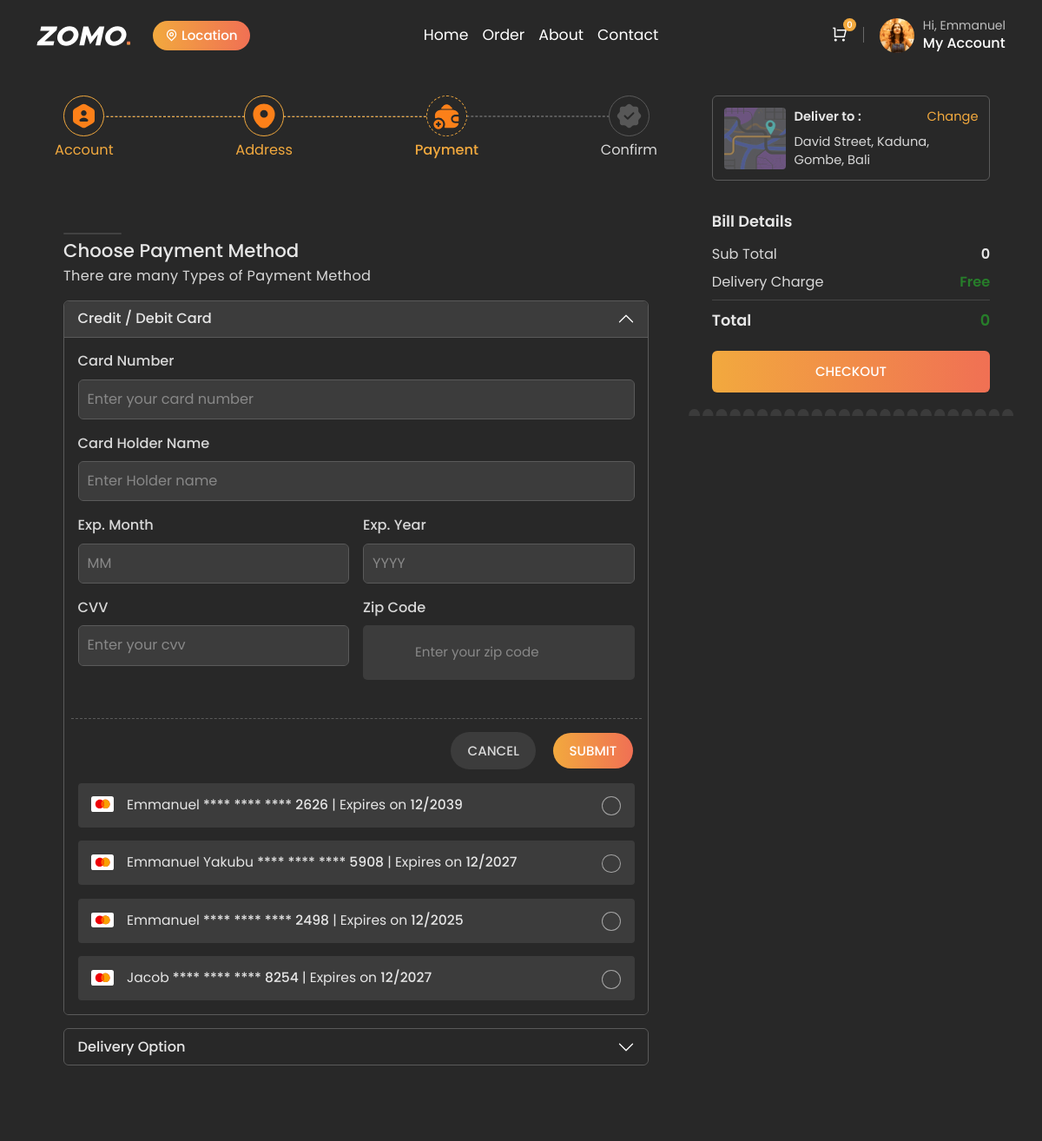
Before: /payment/ (signed in, upper part) with the older database file.
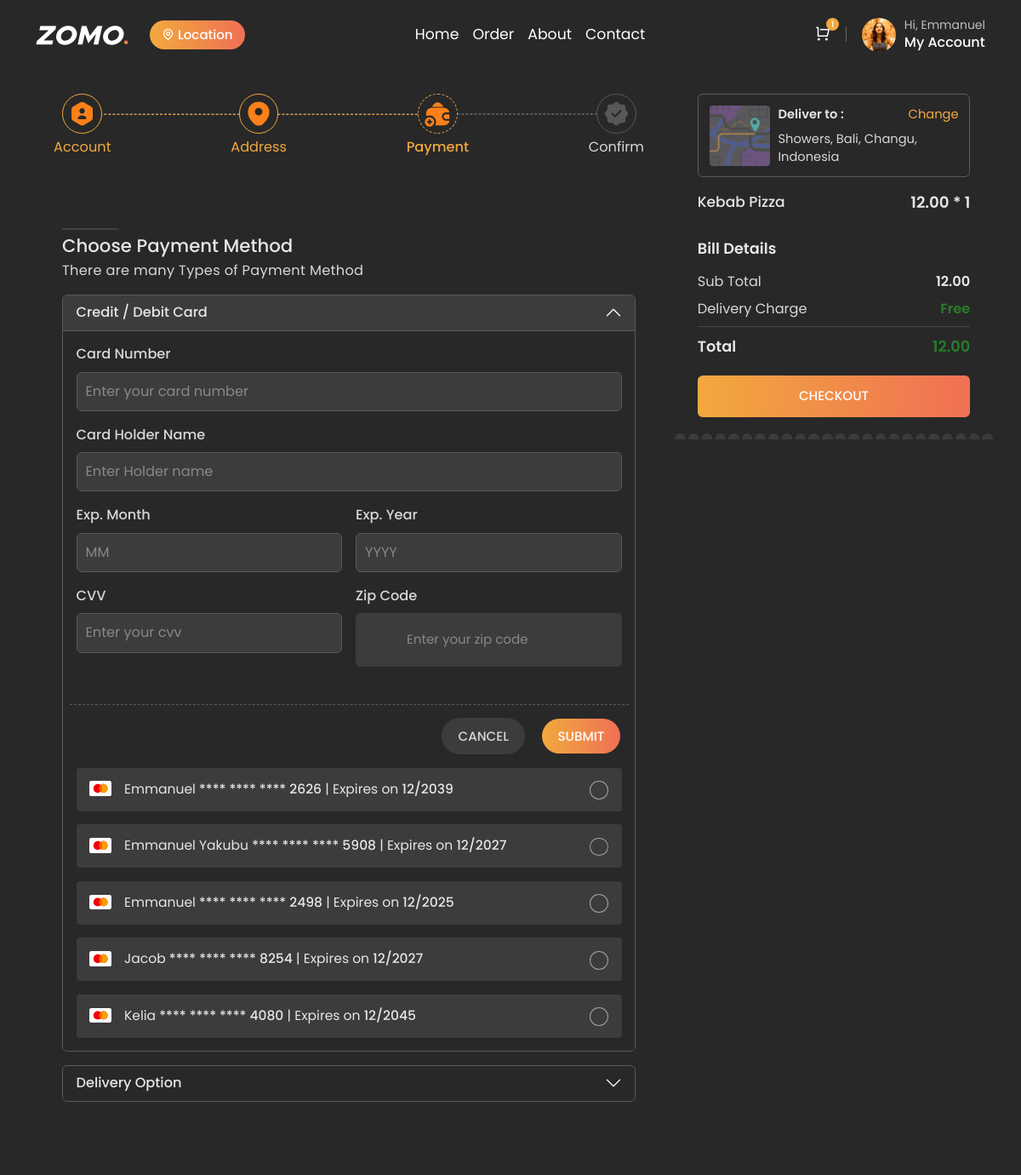
After: the same page with the newer database file.
### customer/models.py (models this page shows, shortened)
class Cart(models.Model):
    user = models.OneToOneField(settings.AUTH_USER_MODEL, on_delete=models.CASCADE, null=True, blank=True)
    created_at = models.DateTimeField(auto_now_add=True)
    updated_at = models.DateTimeField(auto_now=True)  # Automatically updates to current time when object is saved
    STATUS_CHOICES = (
        ('active', 'Active'),
        ('completed', 'Completed'),
        ('cancelled', 'Cancelled'),
    )
    status = models.CharField(max_length=10, choices=STATUS_CHOICES, default='active')
    def total_price(self):
        return sum(item.total_price() for item in self.cart_items.all())

class CardDetails(models.Model):
    customer = models.ForeignKey(User, on_delete=models.CASCADE, related_name='customer_cards')
    card_number = models.CharField(max_length=16)
    expiry_month = models.CharField(max_length=2)
    expiry_year = models.CharField(max_length=4)
    cvv = models.CharField(max_length=3)
    name_on_card = models.CharField(max_length=100)
    zip_code = models.CharField(max_length=10)

class CartItem(models.Model):
    cart = models.ForeignKey(Cart, related_name='cart_items', on_delete=models.CASCADE, null=True, blank=True)
    menu_item = models.ForeignKey(MenuItem, on_delete=models.CASCADE, null=True, blank=True)
    quantity = models.PositiveIntegerField(default=0)
    price = models.DecimalField(max_digits=10, decimal_places=2, default=0)  # Assuming price is a decimal
    def total_price(self):
        return self.quantity * self.price  # Use the stored price instead of the menu item's current price

### restaurant/models.py (models this page shows, shortened)
class Order(models.Model):
    STATUS_CHOICES=[
        ('Pending', 'Pending'),
        ('Preparing', 'Preparing'),
        ('Delivered', 'Delivered'),
        ('Cancelled', 'Cancelled'),
    ]
    PAYMENT_CHOICES=[
        ('Cash', 'Cash'),
        ('Card', 'Card'),
    ]
    user = models.ForeignKey(settings.AUTH_USER_MODEL, on_delete=models.CASCADE, related_name='orders', null=True, blank=True)
    reference = models.CharField(max_length=100, unique=True, blank=True, null=True)
    payment_status = models.BooleanField(default=False)
    restaurant = models.ForeignKey(Restaurant, on_delete=models.CASCADE, related_name='orders', null=True, blank=True)
    items = models.ManyToManyField(MenuItem, related_name='orders')
    total = models.DecimalField(max_digits=6, decimal_places=2)
    order_time = models.DateTimeField(auto_now_add=True)
    delivery_address = models.CharField(max_length=100, blank=True, null=True, default='')
    is_visible_to_restaurant = models.BooleanField(default=False)  # New field
    status = models.CharField(max_length=50, choices=[
        ('Pending', 'Pending'),
        ('Preparing', 'Preparing'),
        ('Delivered', 'Delivered'),
        ('Cancelled', 'Cancelled'),
    ], default='Pending')
    payment_method = models.CharField(max_length=50, choices=PAYMENT_CHOICES, default='Card')
    payment_status = models.BooleanField(default=False)

class MenuItem(models.Model):
    restaurant = models.ForeignKey(Restaurant, on_delete=models.CASCADE, related_name='menu_items', null=True, blank=True)
    menu = models.ForeignKey(Menu, on_delete=models.CASCADE, related_name='menu_items', null=True, blank=True)
    name = models.CharField(max_length=100)
    description = models.TextField()
    price = models.DecimalField(max_digits=6, decimal_places=2)
    image = models.ImageField(upload_to='menu_items/')
    is_available = models.BooleanField(default=True)
    category = models.ForeignKey('Category', on_delete=models.SET_NULL, null=True, related_name='menu_items')
    menu_item_id = models.AutoField(primary_key=True)
    preparation_time = models.IntegerField(default=30)

### customer/views.py (the view)
# urls.py: path('payment/', views.payment, name='payment'),
@login_required
def payment(request):
    if request.method == 'POST':
        selected_card_id = request.POST.get('selected_card')
        if selected_card_id:
            card_detail = CardDetails.objects.get(id=selected_card_id, customer=request.user)
        else:
            card_number = request.POST.get('card_number')
            name_on_card = request.POST.get('name_on_card')
            expiry_month = request.POST.get('expiry_month')
            expiry_year = request.POST.get('expiry_year')
            cvv = request.POST.get('cvv')
            zip_code = request.POST.get('zip_code')
            form = CardDetailsForm(request.POST)
            if form.is_valid():
                customer = request.user
                card_detail, created = CardDetails.objects.update_or_create(
                    customer=customer,
                    card_number=card_number,
                    expiry_month=expiry_month,
                    expiry_year=expiry_year,
                    cvv=cvv,
                    defaults={
                        'name_on_card': name_on_card,
                        'zip_code': zip_code
                    }
                )
            else:
                card_detail = None
        if card_detail:
            order = Order.objects.filter(user=request.user).last()
            if order:
                order.payment_status = True
                order.is_visible_to_restaurant = True
                order.save()
            cart_items = CartItem.objects.filter(cart__user=request.user)
            cart_items.delete()
            return redirect('confirm-order')
    else:
        form = CardDetailsForm()
        order = Order.objects.filter(user=request.user).last()
    card_details = CardDetails.objects.filter(customer=request.user)
    context = cart_content(request)
    context.update({
        'form': form,
        'card_details': card_details,
        'order' : order
    })
    return render(request, 'customer/payment.html', context)

### customer/templates/customer/payment.html (shortened to what the changed rows need)
{%extends "customer/base.html"%}
{%load static%}
{%block content%}
{% load custom_filters %}
    <br>
    <br>
    <br>
    <section class="account-section section-b-space pt-0">
        <div class="container">
            <div class="layout-sec">
                <div class="row g-lg-4 g-4">
                    <div class="col-lg-8">
                        <div class="payment-section">
                            <div class="accordion payment-accordion" id="accordionExample">
                                <div class="accordion-item">
                                    <h2 class="accordion-header">
                                        <button class="accordion-button" type="button" data-bs-toggle="collapse"
                                            data-bs-target="#collapseOne" aria-expanded="true"
                                            aria-controls="collapseOne">
                                            Credit / Debit Card
                                        </button>
                                    </h2>
                                    <div id="collapseOne" class="accordion-collapse collapse show"
                                        data-bs-parent="#accordionExample">
                                        <div class="accordion-body">
                                            <ul class="card-list">
                                                {% for card in card_details %}
                                                <li>
                                                    <div class="form-check form-check-reverse">
                                                        <label class="form-check-label" for="flexRadioDefault{{ forloop.counter }}">
                                                            <img class="img-fluid img" src="{% static 'customer/assets/images/icons/svg/mastercard.svg' %}" alt="mastercard">
                                                            <span class="card-name dark-text">
                                                                {{ card.name_on_card }} <span>{{ card.card_number|mask_card_number }}</span> | Expires on <span>{{ card.expiry_month }}/{{ card.expiry_year }}</span>
                                                            </span>
                                                        </label>
                                                        <input class="form-check-input" type="radio" name="flexRadioDefault" id="flexRadioDefault{{ forloop.counter }}" {% if forloop.first %}checked{% endif %}>
                                                    </div>
                                                </li>
                                                {% endfor %}
                                            </ul>
                                        </div>
                                    </div>
                                </div>
                                <div class="accordion-item">
                                    <h2 class="accordion-header">
                                        <button class="accordion-button collapsed" type="button"
                                            data-bs-toggle="collapse" data-bs-target="#collapseThree"
                                            aria-expanded="false" aria-controls="collapseThree">
                                            Delivery Option
                                        </button>
                                    </h2>
                                </div>
                            </div>
                        </div>
                    </div>
                    <div class="col-lg-4">
                        <div class="order-summery-section sticky-top">
                            <div class="checkout-detail">
                                <div class="cart-address-box">
                                    <div class="add-content">
                                        <div class="d-flex align-items-center justify-content-between">
                                            <h5 class="dark-text deliver-place">
                                            </h5>
                                            <a href="address.html" class="change-add">Change</a>
                                        </div>
                                        <h6 class="address mt-2 content-color">
                                            {{order.delivery_address}}
                                        </h6>
                                    </div>
                                </div>
                                <ul>
                                                    {%for item in cart_items%}
                                                        <div class="horizontal-product-box">
                                                            <div class="product-content">
                                                                <div
                                                                    class="d-flex align-items-center justify-content-between">
                                                                    <h5>{{item.menu_item.name}}</h5>
                                                                    <h6 class="product-price">{{item.price}} * {{item.quantity}}</h6>
                                                                </div>
                                                            </div>
                                                        </div>
                                                    {%endfor%}
                                                    </ul>
                                                <div class="sub-total">
                                                    <h6 class="content-color fw-normal">Sub Total</h6>
                                                    <h6 class="fw-semibold">{{total_price}}</h6>
                                                </div>
                                                <div class="grand-total">
                                                    <h6 class="fw-semibold dark-text">Total</h6>
                                                    <h6 class="fw-semibold amount">{{total_price}}</h6>
                                                </div>
                            </div>
                        </div>
                    </div>
                            </div>
                        </div>
                    </div>
    </section>
{%endblock content%}

### customer/templates/customer/base.html (shortened to what this page needs)
{% load static %}
<!DOCTYPE html>
<html lang="en">
    <head>
        <link rel="stylesheet" type="text/css" id="rtl-link" href="{% static 'customer/assets/css/vendors/bootstrap.css' %}">
        <link rel="stylesheet" type="text/css" href="{% static 'customer/assets/css/vendors/swiper-bundle.min.css' %}">
        <link rel="stylesheet" type="text/css" href="{% static 'customer/assets/css/fancybox.css' %}">
        <link rel="stylesheet" type="text/css" href="{% static 'customer/assets/css/vendors/remixicon.css' %}">
        <link rel="stylesheet" id="change-link" type="text/css" href="{% static 'customer/assets/css/style.css' %}">
    </head>
    <body class="position-relative white-bg dark">
    <header>
        <div class="container">
            <nav class="navbar navbar-expand-lg p-0">
                <a href="{% url 'home' %}">
                    <img class="img-fluid logo" src="{% static 'customer/assets/images/svg/logo.svg' %}" alt="logo">
                </a>
                <a target="_blank" href="#!" data-bs-toggle="modal" data-bs-target="#location"
                    class="btn btn-sm theme-btn location-btn mt-0 ms-3 d-flex align-content-center gap-1">
                    <i class="ri-map-pin-line"></i> Location
                </a>
                <div class="nav-option order-md-2">
                    <div class="dropdown-button">
                        <div class="cart-button">
                            <span>{{cart_items.count}}</span>
                            <i class="ri-shopping-cart-line text-white cart-bag"></i>
                        </div>
                    </div>
                    <div class="profile-part dropdown-button order-md-2">
                        <img class="img-fluid profile-pic" src="{% static 'customer/assets/images/icons/p5.png' %}" alt="profile">
                        <div>
                            {% if user.is_authenticated %}
                                <h6 class="fw-normal">Hi, {{ user.first_name }}</h6>
                                <h5 class="fw-medium">My Account</h5>
                            {% else %}
                                <h6 class="fw-normal">Hi, Visitor</h6>
                                <h5 class="fw-medium">My Account</h5>
                                {% endif %}
                        </div>
                    </div>
                </div>
                <div class="offcanvas offcanvas-end" tabindex="-1" id="offcanvasNavbar">
                    <div class="offcanvas-body">
                        <ul class="navbar-nav justify-content-center flex-grow-1">
                            <li class="nav-item">
                                <a class="nav-link" href="{% url 'home' %}">Home</a>
                            </li>
                            <li class="nav-item">
                                <a class="nav-link" href="{% url 'my-order' %}">Order</a>
                            </li>
                            <li class="nav-item">
                                <a class="nav-link" href="{% url 'about' %}">About</a>
                            </li>
                            <li class="nav-item">
                                <a class="nav-link" href="{% url 'contact' %}">Contact</a>
                            </li>
                        </ul>
                    </div>
                </div>
            </nav>
        </div>
    </header>
        {% block content %}
        {% endblock %}
     <div class="toast-container position-fixed top-0 end-0 p-3">
    </div>
</body>
</html>

Changed rows visible on the page:
no longer on this page (row edited): Order: delivery_address "David Street, Kaduna, Gombe, Bali"
computed for Cart: count "0" → "1"
added CardDetails: name_on_card "Kelia", card_number|mask_card_number "**** **** **** 4080", expiry_month "12", expiry_year "2045"
added Order: delivery_address "Showers, Bali, Changu, Indonesia"
added CartItem: menu_item.name "Kebab Pizza", price "12.00", quantity "1"
Other visible differences:
{{ total_price }}: "0" → "12.00"
